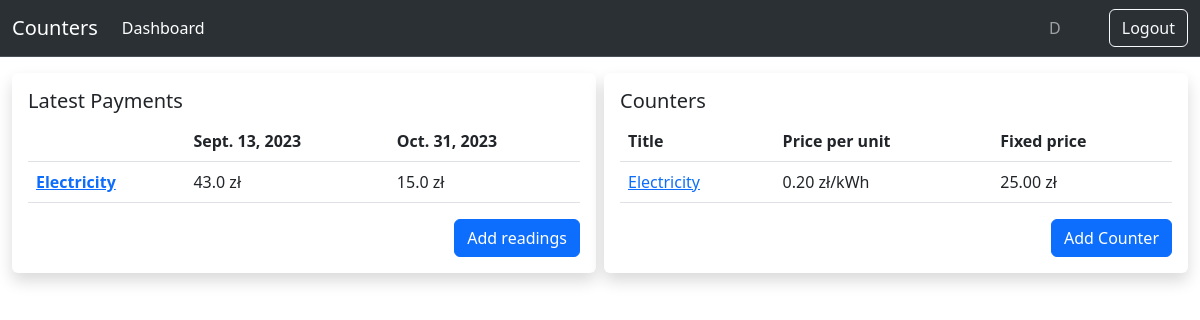
The app's page /counters/dashboard/ (signed in), older data.
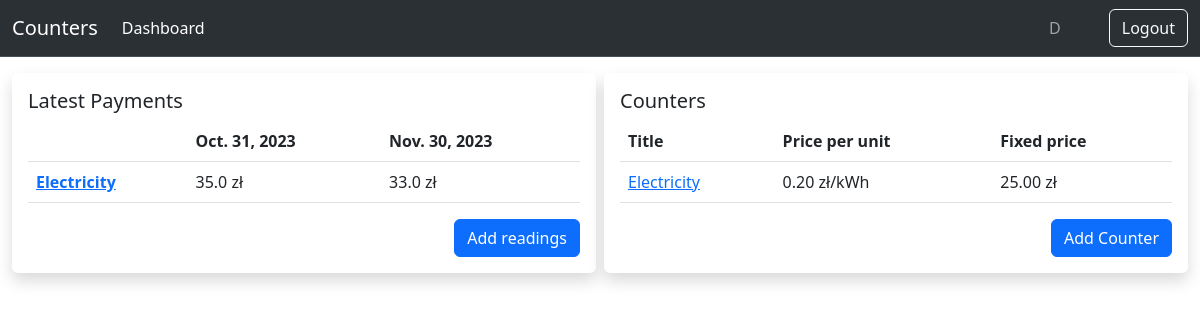
The same page, newer data.
### counters/models.py (models this page shows, shortened)
class Counter(models.Model):
    user = models.ForeignKey(
        get_user_model(), on_delete=models.CASCADE, related_name="counters"
    )
    title = models.CharField(max_length=60)
    unit = models.CharField(max_length=60, blank=True, null=True)
    price_per_unit = models.DecimalField(max_digits=5, decimal_places=2, default=0)
    fixed_price = models.DecimalField(max_digits=5, decimal_places=2, default=0)

class Reading(models.Model):
    class Meta:
        ordering = ("-date",)
    counter = models.ForeignKey(
        "Counter", related_name="readings", on_delete=models.CASCADE
    )
    date = models.DateField()
    value = models.DecimalField(max_digits=10, decimal_places=2)
    def get_previous_reading(self):
        return self.counter.readings.filter(pk__lt=self.pk).order_by("-pk").first()
    def usage_in_units(self):
        previous_reading = self.get_previous_reading()
        if previous_reading:
            return float(self.value) - float(previous_reading.value)
        else:
            return 0
    def payment(self):
        if self.get_previous_reading():
            if self.usage_in_units():
                total = self.usage_in_units() * float(self.counter.price_per_unit)
                return total + float(self.counter.fixed_price) if self.counter.fixed_price else total
            return self.counter.fixed_price

### counters/views.py (the view)
# urls.py: path("dashboard/", SummaryView.as_view(), name="dashboard"),
class SummaryView(ListView):
    model = Counter
    template_name = "counters/summary.html"
    def get_queryset(self):
        queryset = super().get_queryset()
        queryset = queryset.filter(user=self.request.user)
        return queryset
    def get_context_data(self, **kwargs):
        context = super().get_context_data(**kwargs)
        latest_reading_date = latest_reading_date_for_user_counters(self.request.user)
        if latest_reading_date:
            context['latest_reading_date'] = latest_reading_date.strftime('%Y-%m-%d')
        context["counter_form"] = AddCounterForm()
        return context

### counters/views.py (called while the page is built)
def latest_reading_date_for_user_counters(user):
    return Reading.objects.filter(counter__user=user)\
        .aggregate(latest_date=Max('date'))['latest_date']

### counters/templates/counters/summary.html
{% extends "counters/dashboard.html" %}
{% block data %}
{% with counters=object_list%}
<div class="row m-2 g-2">
    {% if counters %}
    <div class="col-sm-12 col-lg-6">
        <div class="card border-0 shadow rounded">
            <div class="card-body">
                <h5 class="card-title">Latest Payments</h5>
                <table class="table">
                    <thead>
                    <tr>
                        <th scope="col"></th>
                        <th scope="col">{{ user.counters.first.readings.first.get_previous_reading.date }}</th>
                        <th scope="col">{{ user.counters.first.readings.first.date }}</th>
                    </tr>
                    </thead>
                    <tbody>
                    {% for counter in counters %}
                    <tr>
                        <th scope="row"><a href="{% url 'counters:counter-detail' counter.id %}">{{ counter.title }}</a>
                        </th>
                        <td>
                            {% if counter.readings.first.get_previous_reading.payment %}
                            {{ counter.readings.first.get_previous_reading.payment }} zł
                            {% else %}
                            -
                            {% endif %}
                        </td>
                        <td>{{ counter.readings.first.payment }} zł</td>
                    </tr>
                    {% endfor %}
                    </tbody>
                </table>
                <div class="d-grid gap-2 d-md-flex justify-content-md-end">
                    {% include 'counters/partials/readings_add_modal.html' %}
                </div>
            </div>
        </div>
    </div>
    {% endif %}
    <div class="col-sm-12 col-lg-6">
        <div class="card border-0 shadow rounded">
            <div class="card-body">
                {% include 'counters/partials/counters_table.html' %}
                <div class="d-grid gap-2 d-md-flex justify-content-md-end">
                        <button type="button" onclick="location.href='{% url 'counters:counter-add' %}';" class="btn btn-primary">Add Counter</button>
                </div>
            </div>
        </div>
    </div>
</div>
{% endwith %}
{% endblock %}

### counters/templates/counters/base.html (shortened to what this page needs)
<!DOCTYPE html>
<html>
    <head>
        <link href="https://cdn.jsdelivr.net/npm/bootstrap@5.3.0/dist/css/bootstrap.min.css" rel="stylesheet">
    </head>
    <body>
    <nav class="navbar bg-dark border-bottom border-bottom-dark navbar-expand-lg bg-body-tertiary" data-bs-theme="dark">
  <div class="container-fluid">
    <a class="navbar-brand" href="{% url 'counters:index' %}">Counters</a>
      {% if user.is_authenticated %}
    <div class="collapse navbar-collapse" id="navbarSupportedContent">
      <ul class="navbar-nav me-auto mb-2 mb-lg-0">
        <li class="nav-item">
          <a class="nav-link active" aria-current="page" href="{% url 'counters:dashboard' %}">Dashboard</a>
        </li>
      </ul>
        <span class="navbar-text mx-5">
        {{ user }}
        </span>
        <a class="nav-link" href="{% url 'counters:logout' %}">
            <button type="button" class="btn btn-outline-light">Logout</button>
        </a>
        {% else %}
        <a class="nav-link" href="{% url 'counters:login' %}">
            <button type="button" class="btn btn-outline-light">Login</button>
        </a>
        {% endif %}
    </div>
  </div>
</nav>
        {% block content %}{% endblock %}
    </body>
</html>

### counters/templates/counters/partials/counters_table.html
{% if counters %}
<h5 class="card-title">Counters</h5>
<table class='table table-hover'>
    <thead>
    <tr>
        <th>Title</th>
        <th>Price per unit</th>
        <th>Fixed price</th>
    </tr>
    </thead>
    <tbody>
    {% for counter in counters %}
    <tr>
        <td>
            <a href="{% url 'counters:counter-detail' counter.id %}">{{ counter.title }}</a>
        </td>
        <td>
            {% if counter.price_per_unit %}
            {{ counter.price_per_unit }} zł/{{ counter.unit }}{% endif %}
        </td>
        <td>
            {% if counter.fixed_price %}{{ counter.fixed_price }} zł{% endif %}
        </td>
    </tr>
    {% endfor %}
    </tbody>
</table>
{% else %}
<h5 class="card-title">No counters for now...</h5>
{% endif %}

Row changes from the older to the newer data that the page shows:
changed through a linked row, Counter "Electricity": readings.first.get_previous_reading.payment "43.0" → "35.0"; readings.first.payment "15.0" → "33.0"
Text that changed along with them:
{{ user.counters.first.readings.first.get_previous_reading.date }}: "Sept. 13, 2023" → "Oct. 31, 2023"
{{ user.counters.first.readings.first.date }}: "Oct. 31, 2023" → "Nov. 30, 2023"
